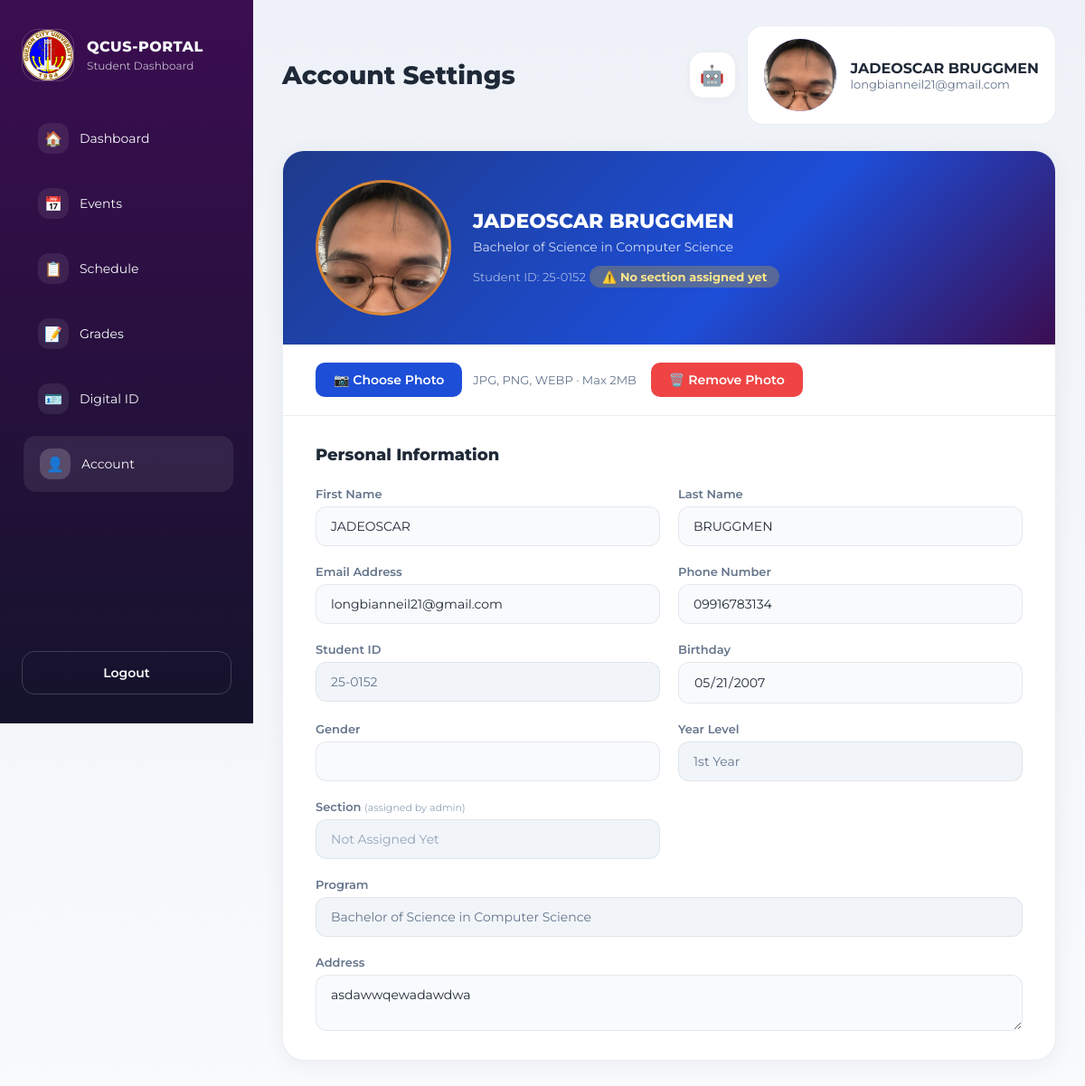
Screenshot of /dashboard/account.php (signed in) with the database file from the repository.
### tables this page shows
CREATE TABLE `students` (
  `id` int(11) NOT NULL,
  `student_id` varchar(20) NOT NULL,
  `first_name` varchar(100) NOT NULL,
  `last_name` varchar(100) NOT NULL,
  `middle_name` varchar(100) DEFAULT NULL,
  `email` varchar(150) NOT NULL,
  `phone_number` varchar(20) DEFAULT NULL,
  `address` text DEFAULT NULL,
  `birthday` date DEFAULT NULL,
  `course` varchar(100) DEFAULT NULL,
  `year_level` varchar(20) DEFAULT NULL,
  `password` varchar(255) NOT NULL,
  `created_at` timestamp NOT NULL DEFAULT current_timestamp(),
  `gender` varchar(20) DEFAULT NULL,
  `profile_pic` varchar(255) DEFAULT NULL,
  `section` varchar(20) DEFAULT NULL
);

### dashboard/account.php (the view, shortened to what this page needs)
<?php
require_once '../config/config.php';
$stmt = mysqli_prepare($conn, "SELECT * FROM students WHERE student_id = ?");
mysqli_stmt_bind_param($stmt, 's', $_SESSION['student_id']);
mysqli_stmt_execute($stmt);
$result = mysqli_stmt_get_result($stmt);
$user = mysqli_fetch_assoc($result);
$picPath = $user['profile_pic']
    ? '../uploads/profile_pics/' . $user['profile_pic']
    : null;
$initials = strtoupper(substr($user['first_name'], 0, 1) . substr($user['last_name'], 0, 1));
$fullName  = $user['first_name'] . ' ' . $user['last_name'];
?>
<!DOCTYPE html>
<html lang="en">
<head>
</head>
<body>
<div class="app-shell">
  <aside class="sidebar">
    <div class="sidebar-brand">
      <div class="nav-logo">
        <img src="../images/QCU-logo.png" alt="QCU Logo" />
      </div>
      <div>
        <span class="brand-title">QCUS-PORTAL</span>
        <span class="brand-sub">Student Dashboard</span>
      </div>
    </div>
    <nav class="sidebar-nav" aria-label="Dashboard navigation">
      <a href="dashboard.php"   class="nav-item"><span class="nav-item-icon">🏠</span>Dashboard</a>
      <a href="events.php"      class="nav-item"><span class="nav-item-icon">📅</span>Events</a>
      <a href="SchoolSched.php" class="nav-item"><span class="nav-item-icon">📋</span>Schedule</a>
      <a href="grades.php"      class="nav-item"><span class="nav-item-icon">📝</span>Grades</a>
      <a href="digital-id.php"  class="nav-item"><span class="nav-item-icon">🪪</span>Digital ID</a>
      <a href="account.php"     class="nav-item active"><span class="nav-item-icon">👤</span>Account</a>
    </nav>
    <div class="sidebar-footer">
        <button type="button" class="logout-button" onclick="window.location.href='../landingpage/logout.php'"> Logout</button>
    </div>
  </aside>
  <main class="main-area">
    <header class="topbar">
      <h1 class="page-title">Account Settings</h1>
      <div class="topbar-right">
        <button type="button" class="chatbot-btn" title="AI Assistant" onclick="alert('Chatbot coming soon!')">🤖</button>
        <div class="profile-card">
          <div class="profile-avatar" style="width: 80px; height: 80px; border-radius: 50%; overflow: hidden;">
            <?php if ($picPath): ?>
              <img src="<?= htmlspecialchars($picPath) ?>" alt="Profile Picture" style="width:100%; height:100%; object-fit:cover;" />
            <?php else: ?>
              <?= $initials ?>
            <?php endif; ?>
          </div>
          <div>
            <p class="profile-name"><?= htmlspecialchars($fullName) ?></p>
            <p class="profile-email"><?= htmlspecialchars($user['email']) ?></p>
          </div>
        </div>
      </div>
    </header>
    <div class="account-card">
      <div class="profile-banner">
        <div class="banner-avatar">
  <?php if ($picPath): ?>
    <img src="<?= htmlspecialchars($picPath) ?>" alt="Profile"
         style="width:100%; height:100%; object-fit:cover; display:block;" />
  <?php else: ?>
    <?= $initials ?>
  <?php endif; ?>
</div>
        <div class="banner-info">
          <h2><?= htmlspecialchars($fullName) ?></h2>
          <p><?= htmlspecialchars($user['course']) ?></p>
          <span>Student ID: <?= htmlspecialchars($user['student_id']) ?></span>
          <?php if (!empty($user['section'])): ?>
          <span style="display:inline-block; margin-top:8px; padding:4px 14px; background:rgba(255,255,255,0.2); border-radius:20px; font-size:13px; font-weight:700; letter-spacing:0.5px;">
            🏷️ Section: <?= htmlspecialchars($user['section']) ?>
          </span>
          <?php else: ?>
          <span style="display:inline-block; margin-top:8px; padding:4px 14px; background:rgba(255,200,0,0.25); border-radius:20px; font-size:13px; font-weight:700; color:#fde68a;">
            ⚠️ No section assigned yet
          </span>
          <?php endif; ?>
        </div>
      </div>
    <div style="padding: 20px 36px; border-bottom: 1px solid var(--border); display:flex; align-items:center; gap:16px;">
          <form action="upload-profile-pic.php" method="POST" enctype="multipart/form-data"
          style="display:flex; align-items:center; gap:12px;">
         <label for="profile_pic" style="
          padding: 10px 20px; background: #1d4ed8; color: white;
            border-radius: 10px; cursor: pointer; font-size: 14px; font-weight: 600;">
             📷 Choose Photo
          </label>
             <span style="font-size:13px; color:var(--text-muted);">JPG, PNG, WEBP · Max 2MB</span>
                    </form>
                    <?php if ($user['profile_pic']): ?>
  <a href="remove-profile-pic.php"
     onclick="return confirm('Are you sure you want to remove your profile picture?')"
     style="padding: 10px 20px; background: #ef4444; color: white;
            border-radius: 10px; font-size: 14px; font-weight: 600;">
    🗑️ Remove Photo
  </a>
<?php endif; ?>
</div>
      <div class="form-section">
        <h3>Personal Information</h3>
        <div class="form-grid">
          <div class="form-group">
            <label for="firstName">First Name</label>
            <input type="text" id="firstName" value="<?= htmlspecialchars($user['first_name']) ?>"  readonly/>
          </div>
          <div class="form-group">
            <label for="lastName">Last Name</label>
            <input type="text" id="lastName" value="<?= htmlspecialchars($user['last_name']) ?>"  readonly/>
          </div>
          <div class="form-group">
            <label for="email">Email Address</label>
            <input type="email" id="email" value="<?= htmlspecialchars($user['email']) ?>"  readonly/>
          </div>
          <div class="form-group">
            <label for="phone">Phone Number</label>
            <input type="tel" id="phone" value="<?= htmlspecialchars($user['phone_number']) ?>"  readonly/>
          </div>
          <div class="form-group">
            <label for="studentId">Student ID</label>
            <input type="text" id="studentId" value="<?= htmlspecialchars($user['student_id']) ?>" readonly
              style="background:#f1f5f9;color:#64748b;cursor:not-allowed;" />
          </div>
          <div class="form-group">
            <label for="birthday">Birthday</label>
            <input type="date" id="birthday" value="<?= htmlspecialchars($user['birthday']) ?>"  readonly/>
          </div>
          <div class="form-group">
            <label for="gender">Gender</label>
            <input type="text" id="gender" value="<?= htmlspecialchars($user['gender']) ?>"  readonly/>
          </div>
          <div class="form-group">
            <label for="yearLevel">Year Level</label>
            <input type="text" id="yearLevel" value="<?= htmlspecialchars($user['year_level']) ?>" readonly
              style="background:#f1f5f9;color:#64748b;cursor:not-allowed;" />
          </div>
          <div class="form-group">
            <label for="section">Section <span style="font-size:11px; color:#94a3b8; font-weight:400;">(assigned by admin)</span></label>
            <input type="text" id="section" value="<?= htmlspecialchars($user['section'] ?? 'Not Assigned Yet') ?>" readonly
              style="background:#f1f5f9;color:<?= !empty($user['section']) ? '#1e3a8a' : '#94a3b8' ?>;cursor:not-allowed;font-weight:<?= !empty($user['section']) ? '700' : '400' ?>;" />
          </div>
          <div class="form-group full">
            <label for="program">Program</label>
            <input type="text" id="program" value="<?= htmlspecialchars($user['course']) ?>" readonly
              style="background:#f1f5f9;color:#64748b;cursor:not-allowed;" />
          </div>
          <div class="form-group full">
            <label for="address">Address</label>
            <textarea id="address"  readonly><?= htmlspecialchars($user['address']) ?></textarea>
          </div>
        </div>
      </div>
    </div>
  </main>
</div>
</body>
</html>

### rows the page displays
students: profile_pic (picture), fullName "JADEOSCAR BRUGGMEN", email "longbianneil21@gmail.com", course "Bachelor of Science in Computer Science", student "25-0152", first_name "JADEOSCAR", last_name "BRUGGMEN", phone_number "09916783134", birthday "05/21/2007", year_level "1st Year", section "Not Assigned Yet", address "asdawwqewadawdwa"
